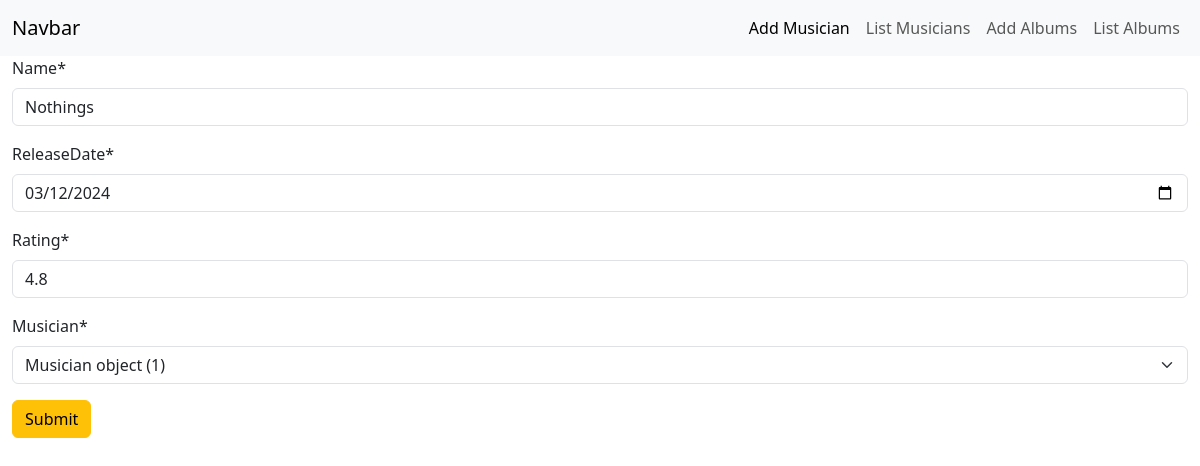
/app/editAlbum/1, run on an earlier commit of the app's database.
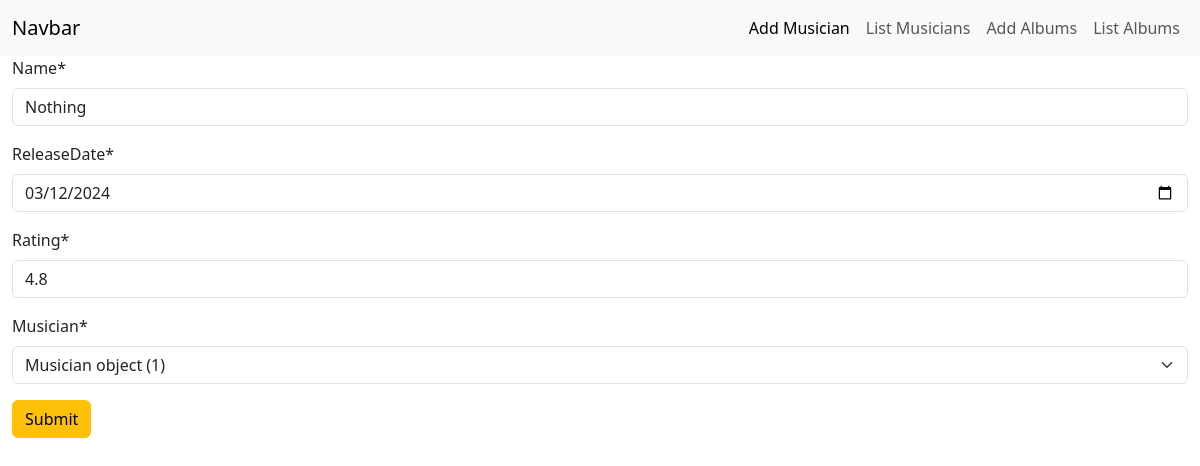
And on a later commit of the database.
### app/models.py (models this page shows)
class Album(models.Model) :
    name = models.CharField(max_length = 25);
    releaseDate = models.DateField();
    rating = models.FloatField();
    musician = models.ForeignKey(Musician, on_delete=models.CASCADE)

### app/views.py (the view)
# urls.py: path('editAlbum/<int:id>', views.editAlbum, name="editAlbumPage"),
def editAlbum(request, id) :
    album = models.Album.objects.get(pk=id);
    form = forms.AlbumForm(instance=album);
    if request.method == 'POST' :
        form = forms.AlbumForm(request.POST, instance=album);
        if(form.is_valid()):
            form.save();
            return redirect('albumsPage');
    return render(request, 'editAlbums.html', {"form": form});

### app/forms.py
class AlbumForm(forms.ModelForm) :
    class Meta :
        model = models.Album;
        fields = "__all__";
        widgets = {
            "releaseDate": forms.DateInput(attrs={'type': 'date'})
        }

### app/templates/editAlbums.html
{% extends 'base.html' %} {% load crispy_forms_tags %} {% block content %}
<div class="container-fluid">
  <form action="" method="POST">
    {% csrf_token %} {{form | crispy}}
    <button class="btn btn-warning" type="submit">Submit</button>
  </form>
</div>
{% endblock %}

What changed in the data, as far as the page shows it:
changed Album "Musician object (1)": name "Nothings" → "Nothing"
